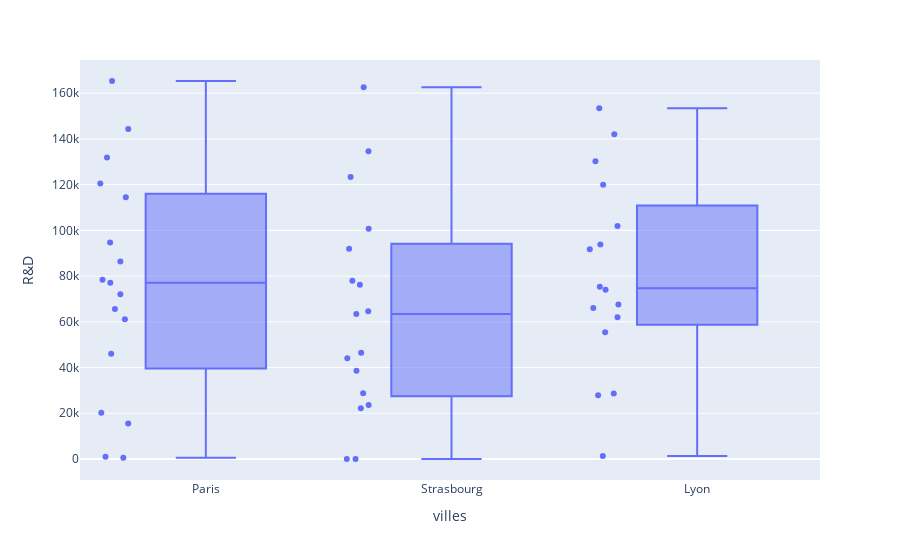

Notebook code for this chart:
### Code cell
fig = px.box(df, x="villes" ,y="R&D", points="all")
fig.show()

### Figure 1 — Plotly figure (JSON) as saved in the notebook; plotly's stock layout.template omitted (floating-point values rounded to 4 significant figures)
{"data": [{"alignmentgroup": "True", "boxpoints": "all", "hovertemplate": "villes=%{x}<br>R&D=%{y}<extra></extra>", "legendgroup": "", "marker": {"color": "#636efa"}, "name": "", "notched": false, "offsetgroup": "", "orientation": "v", "showlegend": false, "type": "box", "x": ["Paris", "Strasbourg", "Lyon", "Paris", "Lyon", "Paris", "Strasbourg", "Lyon", "Paris", "Strasbourg", "Lyon", "Strasbourg", "Lyon", "Strasbourg", "Lyon", "Paris", "Strasbourg", "Paris", "Lyon", "Paris", "Strasbourg", "Paris", "Lyon", "Lyon", "Paris", "Strasbourg", "Lyon", "Paris", "Lyon", "Paris", "Lyon", "Paris", "Strasbourg", "Lyon", "Strasbourg", "Paris", "Lyon", "Strasbourg", "Paris", "Strasbourg", "Strasbourg", "Lyon", "Strasbourg", "Paris", "Strasbourg", "Paris", "Lyon", "Strasbourg", "Paris", "Strasbourg"], "x0": " ", "xaxis": "x", "y": [165300.0, 162600.0, 153400.0, 144400.0, 142100.0, 131900.0, 134600.0, 130300.0, 120500.0, 123300.0, 101900.0, 100700.0, 93860.0, 91990.0, 119900.0, 114500.0, 78010.0, 94660.0, 91750.0, 86420.0, 76250.0, 78390.0, 73990.0, 67530.0, 77040.0, 64660.0, 75330.0, 72110.0, 66050.0, 65610.0, 61990.0, 61140.0, 63410.0, 55490.0, 46430.0, 46010.0, 28660.0, 44070.0, 20230.0, 38560.0, 28750.0, 27890.0, 23640.0, 15510.0, 22180.0, 1000.0, 1315.0, 0, 542.0, 0], "y0": " ", "yaxis": "y"}], "layout": {"boxmode": "group", "legend": {"tracegroupgap": 0}, "margin": {"t": 60}, "xaxis": {"anchor": "y", "domain": [0, 1], "title": {"text": "villes"}}, "yaxis": {"anchor": "x", "domain": [0, 1], "title": {"text": "R&D"}}}}
